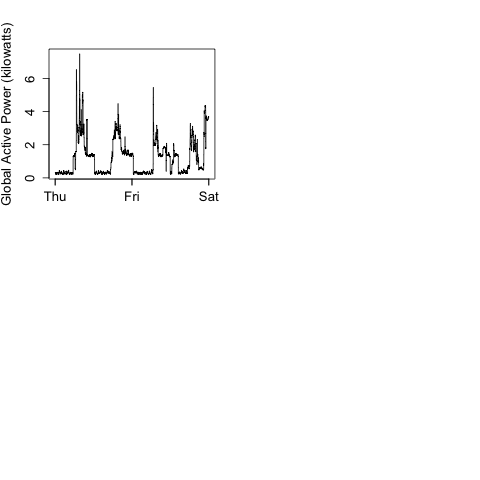

Reproduce this figure in R.
source("datprep.R")

png(filename = "plot2.png", width = 480, height = 480, 
    units = "px", bg = "transparent")

x <- psub$datetime
y <- psub$global_active_power

plot(x,y, type="l", xlab="", ylab="Global Active Power (kilowatts)")

dev.off()